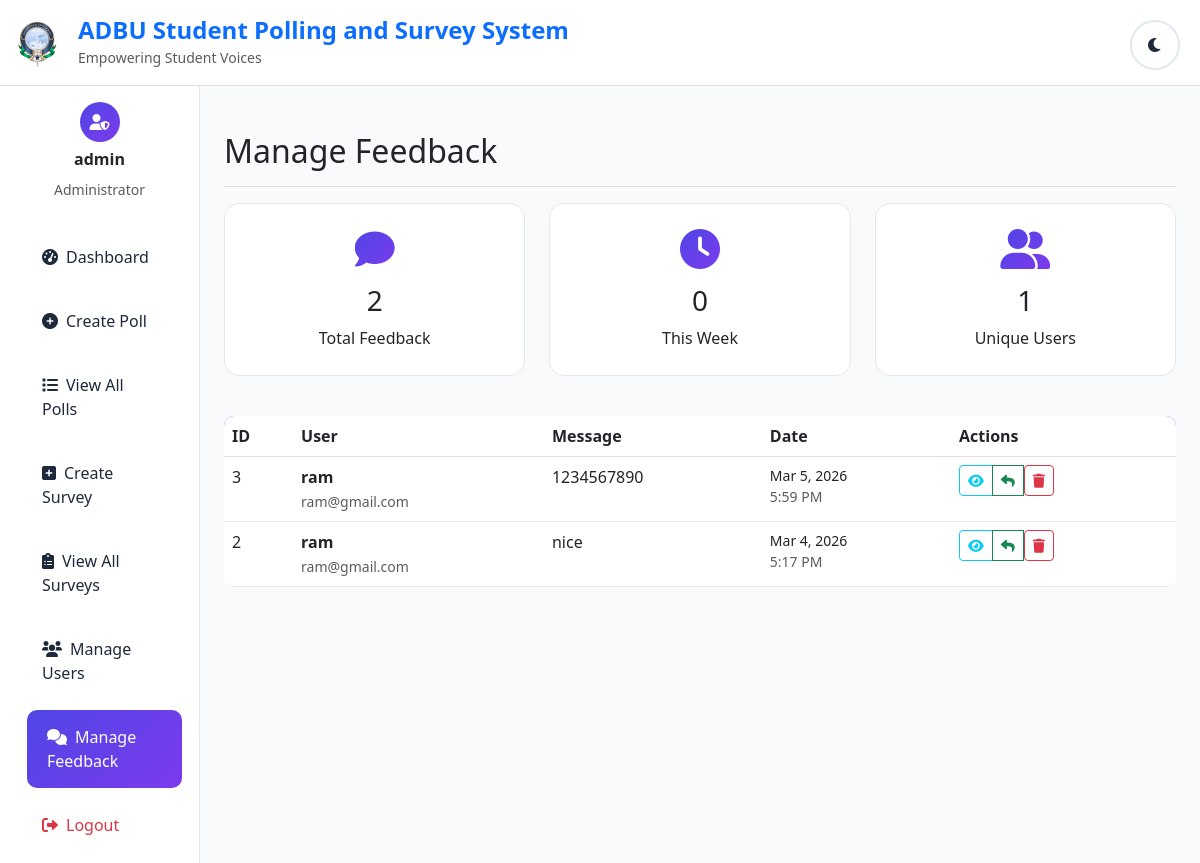
Screenshot of /manage_feedback.php (signed in) with the database file from the repository.
### tables this page shows
CREATE TABLE `feedback` (
  `id` int(11) NOT NULL,
  `user_id` int(11) DEFAULT NULL,
  `message` text NOT NULL,
  `created_at` timestamp NOT NULL DEFAULT current_timestamp()
);

CREATE TABLE `users` (
  `id` int(11) NOT NULL,
  `name` varchar(100) NOT NULL,
  `email` varchar(100) NOT NULL,
  `password` varchar(255) NOT NULL,
  `role` enum('admin','student') NOT NULL DEFAULT 'student',
  `created_at` timestamp NOT NULL DEFAULT current_timestamp()
);

### includes/functions.php (called while the page is built, shortened)
<?php
function formatDate($dateString) {
    $date = new DateTime($dateString);
    return $date->format('M j, Y');
}
function formatTime($dateString) {
    $date = new DateTime($dateString);
    return $date->format('g:i A');
}
?>

### manage_feedback.php (the view, shortened to what this page needs)
<?php
require_once '../includes/functions.php';
$feedback_sql = "SELECT f.*, u.name as user_name, u.email as user_email
                 FROM feedback f
                 LEFT JOIN users u ON f.user_id = u.id
                 ORDER BY f.created_at DESC";
$feedback = $conn->query($feedback_sql);
$total_feedback_sql = "SELECT COUNT(*) as count FROM feedback";
$total_feedback = $conn->query($total_feedback_sql)->fetch_assoc()['count'];
$recent_feedback_sql = "SELECT COUNT(*) as count FROM feedback WHERE created_at >= DATE_SUB(NOW(), INTERVAL 7 DAY)";
$recent_feedback = $conn->query($recent_feedback_sql)->fetch_assoc()['count'];
$unique_users_sql = "SELECT COUNT(DISTINCT user_id) as count FROM feedback WHERE user_id IS NOT NULL";
$unique_users = $conn->query($unique_users_sql)->fetch_assoc()['count'];
?>
<!DOCTYPE html>
<html lang="en">
<head>
    <link href="https://cdn.jsdelivr.net/npm/bootstrap@5.3.0/dist/css/bootstrap.min.css" rel="stylesheet">
    <link href="https://cdnjs.cloudflare.com/ajax/libs/font-awesome/6.0.0/css/all.min.css" rel="stylesheet">
    <link href="../assets/css/style.css" rel="stylesheet">
</head>
<body>
    <?php include '../includes/header.php'; ?>
    <div class="container-fluid">
        <div class="row">
            <nav class="col-md-3 col-lg-2 d-md-block sidebar collapse">
                <div class="position-sticky pt-3">
                    <div class="text-center mb-4">
                        <div class="user-avatar mx-auto mb-2">
                            <i class="fas fa-user-shield"></i>
                        </div>
                        <h6 class="fw-bold"><?= htmlspecialchars($_SESSION['name']) ?></h6>
                        <small class="text-muted">Administrator</small>
                    </div>
                    <ul class="nav flex-column">
                        <li class="nav-item">
                            <a class="nav-link" href="dashboard.php">
                                <i class="fas fa-tachometer-alt me-2"></i>Dashboard
                            </a>
                        </li>
                        <li class="nav-item">
                            <a class="nav-link" href="create_poll.php">
                                <i class="fas fa-plus-circle me-2"></i>Create Poll
                            </a>
                        </li>
                        <li class="nav-item">
                            <a class="nav-link" href="view_polls.php">
                                <i class="fas fa-list me-2"></i>View All Polls
                            </a>
                        </li>
                        <li class="nav-item">
                            <a class="nav-link" href="create_survey.php">
                                <i class="fas fa-plus-square me-2"></i>Create Survey
                            </a>
                        </li>
                        <li class="nav-item">
                            <a class="nav-link" href="view_surveys.php">
                                <i class="fas fa-clipboard-list me-2"></i>View All Surveys
                            </a>
                        </li>
                        <li class="nav-item">
                            <a class="nav-link" href="manage_users.php">
                                <i class="fas fa-users me-2"></i>Manage Users
                            </a>
                        </li>
                        <li class="nav-item">
                            <a class="nav-link active" href="manage_feedback.php">
                                <i class="fas fa-comments me-2"></i>Manage Feedback
                            </a>
                        </li>
                        <li class="nav-item">
                            <a class="nav-link text-danger" href="../logout.php">
                                <i class="fas fa-sign-out-alt me-2"></i>Logout
                            </a>
                        </li>
                    </ul>
                </div>
            </nav>
            <main class="col-md-9 ms-sm-auto col-lg-10 px-md-4 main-content">
                <div class="d-flex justify-content-between flex-wrap flex-md-nowrap align-items-center pt-3 pb-2 mb-3 border-bottom">
                    <h1 class="h2">Manage Feedback</h1>
                </div>
                <div class="row mb-4">
                    <div class="col-md-4 mb-3">
                        <div class="stats-card">
                            <i class="fas fa-comment"></i>
                            <h3><?= $total_feedback ?></h3>
                            <p class="mb-0">Total Feedback</p>
                        </div>
                    </div>
                    <div class="col-md-4 mb-3">
                        <div class="stats-card">
                            <i class="fas fa-clock"></i>
                            <h3><?= $recent_feedback ?></h3>
                            <p class="mb-0">This Week</p>
                        </div>
                    </div>
                    <div class="col-md-4 mb-3">
                        <div class="stats-card">
                            <i class="fas fa-user-friends"></i>
                            <h3><?= $unique_users ?></h3>
                            <p class="mb-0">Unique Users</p>
                        </div>
                    </div>
                </div>
                <?php if ($feedback->num_rows > 0): ?>
                    <div class="table-responsive">
                        <table class="table table-hover" id="feedbackTable">
                            <thead>
                                <tr>
                                    <th>ID</th>
                                    <th>User</th>
                                    <th>Message</th>
                                    <th>Date</th>
                                    <th>Actions</th>
                                </tr>
                            </thead>
                            <tbody>
                                <?php while ($item = $feedback->fetch_assoc()): ?>
                                    <tr>
                                        <td><?= $item['id'] ?></td>
                                        <td>
                                            <div>
                                                <strong><?= htmlspecialchars($item['user_name'] ?: 'Anonymous') ?></strong>
                                                <?php if ($item['user_email']): ?>
                                                    <br><small class="text-muted"><?= htmlspecialchars($item['user_email']) ?></small>
                                                <?php endif; ?>
                                            </div>
                                        </td>
                                        <td>
                                            <div class="feedback-message" style="max-width: 400px;">
                                                <?= htmlspecialchars($item['message']) ?>
                                            </div>
                                        </td>
                                        <td>
                                            <small>
                                                <div><?= formatDate($item['created_at']) ?></div>
                                                <div class="text-muted"><?= formatTime($item['created_at']) ?></div>
                                            </small>
                                        </td>
                                        <td>
                                            <div class="btn-group" role="group">
                                                <button type="button" class="btn btn-sm btn-outline-info"
                                                        onclick="viewFeedbackDetails(<?= $item['id'] ?>)">
                                                    <i class="fas fa-eye"></i>
                                                </button>
                                                <button type="button" class="btn btn-sm btn-outline-success"
                                                        onclick="respondToFeedback(<?= $item['id'] ?>)">
                                                    <i class="fas fa-reply"></i>
                                                </button>
                                                <form method="POST" style="display: inline;"
                                                      onsubmit="return confirm('Are you sure you want to delete this feedback?')">
                                                    <button type="submit" name="delete_feedback" class="btn btn-sm btn-outline-danger">
                                                        <i class="fas fa-trash"></i>
                                                    </button>
                                                </form>
                                            </div>
                                        </td>
                                    </tr>
                                <?php endwhile; ?>
                            </tbody>
                        </table>
                    </div>
                <?php endif; ?>
            </main>
        </div>
    </div>
</body>
</html>

### assets/css/style.css (style rules this page uses)
:root { --primary-color: #4f46e5; --secondary-color: #7c3aed; --success-color: #10b981; --danger-color: #ef4444; --warning-color: #f59e0b; --info-color: #3b82f6; --light-bg: #f8fafc; --dark-bg: #1e293b; --light-card: #ffffff; --dark-card: #334155; --light-text: #1e293b; --dark-text: #f1f5f9; --border-color: #e2e8f0; --shadow: 0 10px 15px -3px rgba(0, 0, 0, 0.1); }
* { margin: 0; padding: 0; box-sizing: border-box; }
body { font-family: 'Segoe UI', Tahoma, Geneva, Verdana, sans-serif; background: linear-gradient(135deg, var(--primary-color) 0%, var(--secondary-color) 100%); min-height: 100vh; transition: all 0.3s ease; }
.sidebar { min-height: 100vh; background: var(--light-card); border-right: 1px solid var(--border-color); transition: all 0.3s ease; }
.sidebar .nav-link { color: var(--light-text); padding: 15px 20px; border-radius: 10px; margin: 5px 10px; transition: all 0.3s ease; }
.sidebar .nav-link:hover, .sidebar .nav-link.active { background: linear-gradient(135deg, var(--primary-color), var(--secondary-color)); color: white; transform: translateX(5px); }
.main-content { background: var(--light-bg); min-height: 100vh; padding: 30px; }
.stats-card { background: var(--light-card); border-radius: 15px; padding: 25px; text-align: center; transition: all 0.3s ease; border: 1px solid var(--border-color); }
.stats-card i { font-size: 2.5rem; margin-bottom: 15px; background: linear-gradient(135deg, var(--primary-color), var(--secondary-color)); -webkit-background-clip: text; background-clip: text; -webkit-text-fill-color: transparent; }
.user-avatar { width: 40px; height: 40px; border-radius: 50%; background: linear-gradient(135deg, var(--primary-color), var(--secondary-color)); display: flex; align-items: center; justify-content: center; color: white; font-weight: bold; }
.table { background: var(--light-card); border-radius: 10px; overflow: hidden; }
.table thead { background: linear-gradient(135deg, var(--primary-color), var(--secondary-color)); color: white; }
.table tbody tr { border-bottom: 1px solid var(--border-color); transition: all 0.3s ease; }

### rows the page displays
feedback: id "3", user.name "ram", user.email "ram@gmail.com", message "1234567890", created_at "Mar 5, 2026", created_at "5:59 PM"
feedback: id "2", user.name "ram", user.email "ram@gmail.com", message "nice", created_at "Mar 4, 2026", created_at "5:17 PM"

### other values shown
$_SESSION['name'] "admin"
$total_feedback "2"
$recent_feedback "0"
$unique_users "1"
